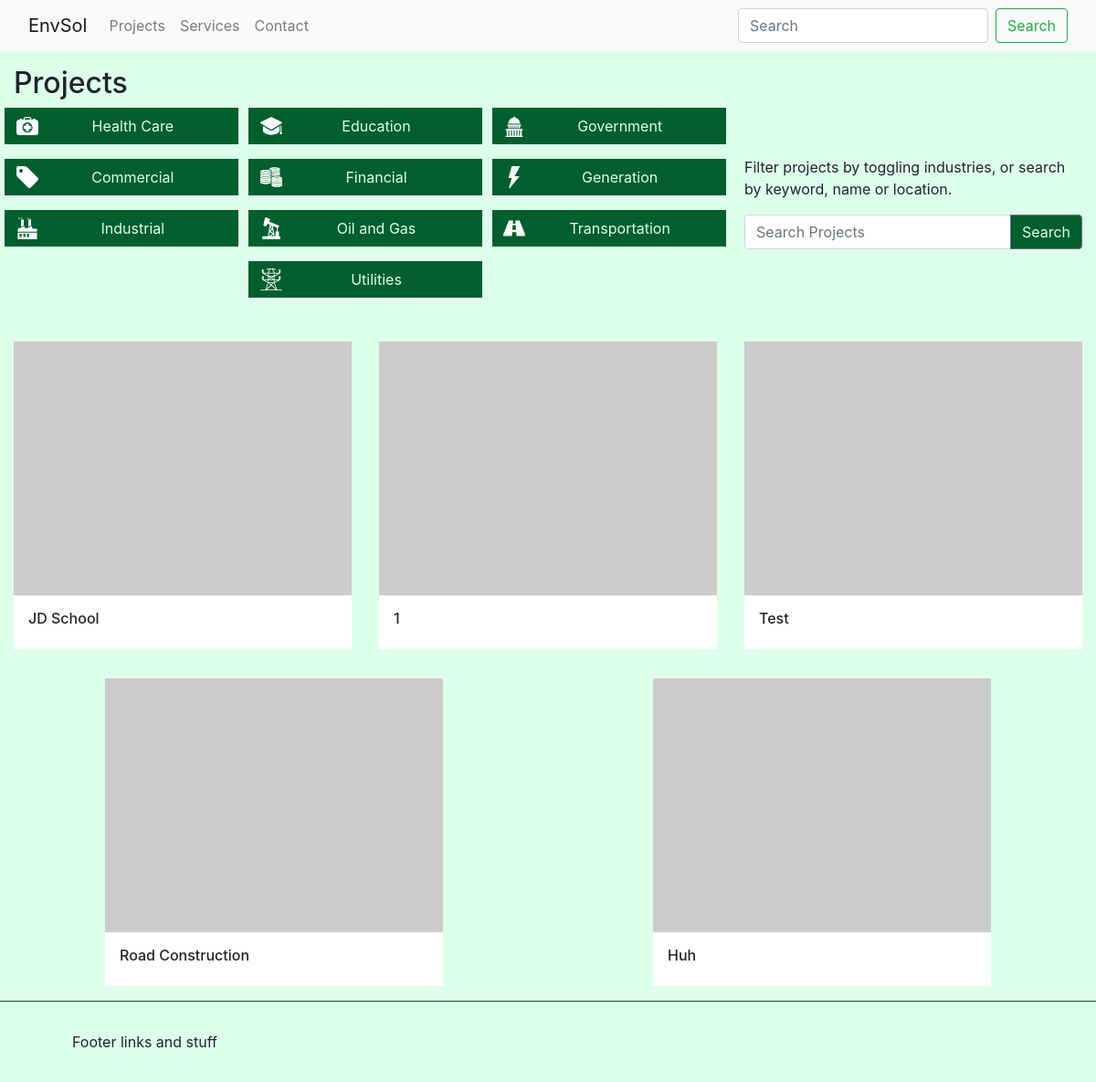
The app's page /projects/, older data.
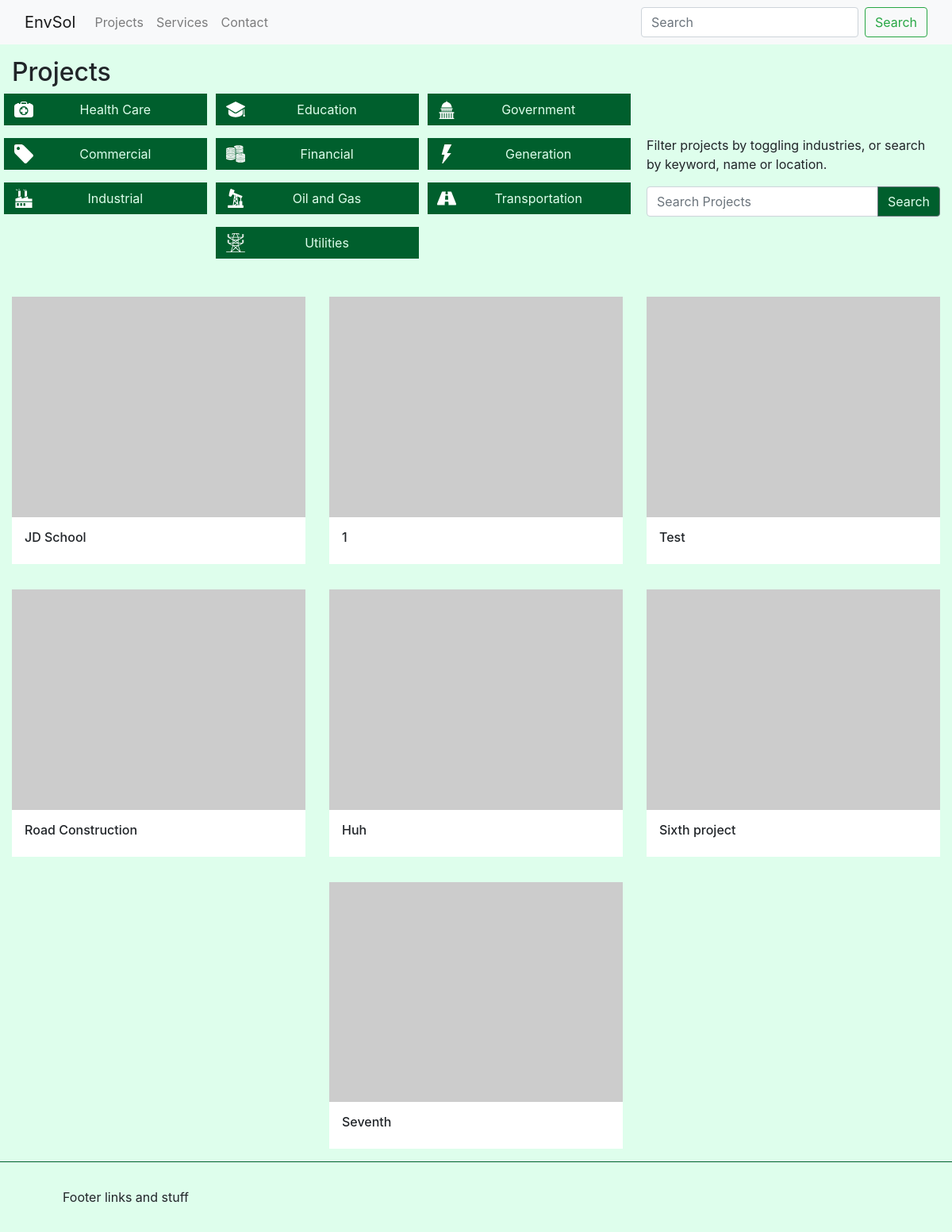
The same page, newer data.
### projects/models.py (models this page shows, shortened)
class Industry(models.Model):
    name = models.CharField(max_length=35)
    class Meta:
        verbose_name = "Industry"
        verbose_name_plural = "Industries"
    def get_file_name(self):
        return self.name.replace(" ", "_").lower() + ".svg"

class Project(models.Model):
    title = models.CharField(max_length=120)
    location = models.CharField(max_length=120)
    industry = models.ManyToManyField(Industry)
    client = models.CharField(max_length=120)
    isFeatured = models.BooleanField(default=False)
    description = models.TextField()
    slug = models.SlugField(max_length=120)
    created_at = models.DateTimeField(auto_now_add=True, auto_now=False)
    updated = models.DateTimeField(auto_now_add=False, auto_now=True)

### projects/views.py (the view)
# urls.py: path('projects/', include('projects.urls')),
def projects(request):
    projects = models.Project.objects.all()
    industries = models.Industry.objects.all()
    context = {
        "loop_times": range(6),
        "projects": projects,
        "industries": industries
    }
    return render(request, 'projects/projects.html', context)

### templates/projects/projects.html (shortened to what this page needs)
{% extends 'base.html' %}
{% load static %}
{% block stylesheets %}
  <link href="{% static 'css/projects.css' %}" rel="stylesheet"/>
{% endblock %}
{% block content %}
<div class="container">
	<div class="project-toolbar">
		<h2>Projects</h2>
		<div class="row align-items-center">
			<div class="col-12 col-lg-4 order-lg-2">
				<div class="row justify-content-around">
					<div class="col-12 col-md-6 col-lg-12 toolbar-help">
						<p>Filter projects by toggling industries, or search by keyword, name or location.</p>
					</div>
					<div class="col-12 col-md-6 col-lg-12 toolbar-search">
						<form>
							<div class="input-group mb-3">
							  <input type="text" class="form-control" placeholder="Search Projects" aria-label="Search Projects">
							  <div class="input-group-append">
							    <button class="btn btn-outline-secondary" type="button">Search</button>
							  </div>
							</div>
						</form>
					</div>
				</div>
			</div>
			<div class="col-12 col-lg-8">
				<div class="row justify-content-around">
		      		{% for ind in industries %}
		      			{% include 'projects/_industry-btns.html' with industry=ind %}
		      		{% endfor %}
				</div>
			</div>
		</div>
	</div>
</div>
<div class="container">
	<div class="project-list">
		<div class="row justify-content-around">
	  		{% for obj in projects %}
	  			{% include 'projects/_project-preview.html' with project=obj %}
	  		{% endfor %}
		</div>
	</div>
</div>
{% endblock %}

### templates/base.html (shortened to what this page needs)
{% load static %}
<!doctype html>
<html lang="en">
  <head>
    <link rel="stylesheet" href="https://maxcdn.bootstrapcdn.com/bootstrap/4.0.0/css/bootstrap.min.css">
    <link href="{% static "css/application.css" %}" rel="stylesheet"/>
    {% block stylesheets %}
    {% endblock %}
  </head>
  <body>
    {% include 'navbar.html' %}
    {%  block content %}
    {% endblock %}
    {% include 'footer.html' %}
  </body>
</html>

### templates/navbar.html (shortened to what this page needs)
<nav class="navbar navbar-expand-lg navbar-light bg-light">
  <div class="container">
    <a class="navbar-brand" href="{% url 'home' %}">EnvSol</a>
    <div class="collapse navbar-collapse" id="navbarSupportedContent">
      <ul class="navbar-nav mr-auto">
        <li class="nav-item">
          <a class="nav-link" href="{% url 'projects' %}">
            Projects
          </a>
        </li>
        <li class="nav-item">
          <a class="nav-link" href="{% url 'services' %}">
            Services
          </a>
        </li>
        <li class="nav-item">
          <a class="nav-link" href="#">Contact</a>
        </li>
      </ul>
      <form class="form-inline my-2 my-lg-0">
        <input class="form-control mr-sm-2" type="search" placeholder="Search" aria-label="Search">
        <button class="btn btn-outline-success my-2 my-sm-0" type="submit">Search</button>
      </form>
    </div>
  </div>
</nav>

### templates/projects/_industry-btns.html
<div class="industry filter-btn col-4 col-md-3">
	{% include "projects/"|add:industry.get_file_name %}
	<span>{{ industry.name }}</span>
</div>

### templates/projects/health_care.svg (shortened to what this page needs)
<!DOCTYPE svg PUBLIC "-//W3C//DTD SVG 1.1//EN" "http://www.w3.org/Graphics/SVG/1.1/DTD/svg11.dtd">

### templates/projects/government.svg (shortened to what this page needs)
<!DOCTYPE svg PUBLIC "-//W3C//DTD SVG 1.1//EN" "http://www.w3.org/Graphics/SVG/1.1/DTD/svg11.dtd">

### templates/projects/commercial.svg (shortened to what this page needs)
<!DOCTYPE svg PUBLIC "-//W3C//DTD SVG 1.1//EN" "http://www.w3.org/Graphics/SVG/1.1/DTD/svg11.dtd">

### templates/projects/financial.svg (shortened to what this page needs)
<!DOCTYPE svg PUBLIC "-//W3C//DTD SVG 1.1//EN" "http://www.w3.org/Graphics/SVG/1.1/DTD/svg11.dtd">

### templates/projects/generation.svg (shortened to what this page needs)
<!DOCTYPE svg PUBLIC "-//W3C//DTD SVG 1.1//EN" "http://www.w3.org/Graphics/SVG/1.1/DTD/svg11.dtd">

### templates/projects/oil_and_gas.svg (shortened to what this page needs)
<!DOCTYPE svg PUBLIC "-//W3C//DTD SVG 1.1//EN" "http://www.w3.org/Graphics/SVG/1.1/DTD/svg11.dtd">

### templates/projects/transportation.svg (shortened to what this page needs)
<!DOCTYPE svg PUBLIC "-//W3C//DTD SVG 1.1//EN" "http://www.w3.org/Graphics/SVG/1.1/DTD/svg11.dtd">

### templates/projects/_project-preview.html
<div class="col-12 col-md-4 project">
  	<div class='project-meta-tags'>
    	<a href="#" class="industry-tag"><img src="http://via.placeholder.com/45x45/00ffff" class='img-fluid'></a>
    	<a href="#" class="location-tag"><img src="http://via.placeholder.com/45x45/00ffff" class='img-fluid'></a>
  	</div>
  	<a href="#"><img src="http://via.placeholder.com/800x600" class='img-fluid project-img'></a>
	<div class="project-details-container">
		<div class="project-details">
  			<h6>{{ project.title }}</h6>
		</div>
	</div>
</div>

### templates/footer.html
<div class="footer">
	<div class="container">
		<div class="row">
			<div class="col-12 col-md-12">
				Footer links and stuff
			</div>
		</div>
	</div>
</div>

### static_in_proj/static/css/application.css (style rules this page uses)
body { background-color: #defeec; }
div.footer { padding: 2em 4em; border-top: 1px solid #005f2d; margin-top: 1em; }
@media (min-width: 1200px) { .container { max-width: 1290px; } }

### static_in_proj/static/css/projects.css (style rules this page uses)
.project-toolbar { padding-top: 1em; }
button.btn-outline-secondary { color: #defeec; background-color: #005f2d; }
.industry { text-align: center; background-color: #005f2d; margin-bottom: 1em; padding: 0.5em 0.8em; color: #defeec; min-width: 9.5em; }
.industry > svg { height: 1.5em; float: left; }
.project-details-container { background-color: white; }
.industry-tag { position: absolute; left: 15px; }
.location-tag { position: absolute; right: 15px; }
.industry-tag >img, .location-tag > img { height: 3rem; }
.project-details { padding: 1em; }
.project { margin-top: 2em; }
@media screen and (min-width: 375px) { .industry { min-width: 11em; } }
@media screen and (min-width: 425px) { .industry { min-width: 12em; } }
@media screen and (min-width: 768px) { .industry { min-width: 14em; } }
@media screen and (min-width: 992px) { .industry { min-width: 13em; } }
@media screen and (min-width: 1140px) { .industry { min-width: 16em; } }

Row changes from the older to the newer data that the page shows:
added Project: title "Sixth project"
added Project: title "Seventh"
